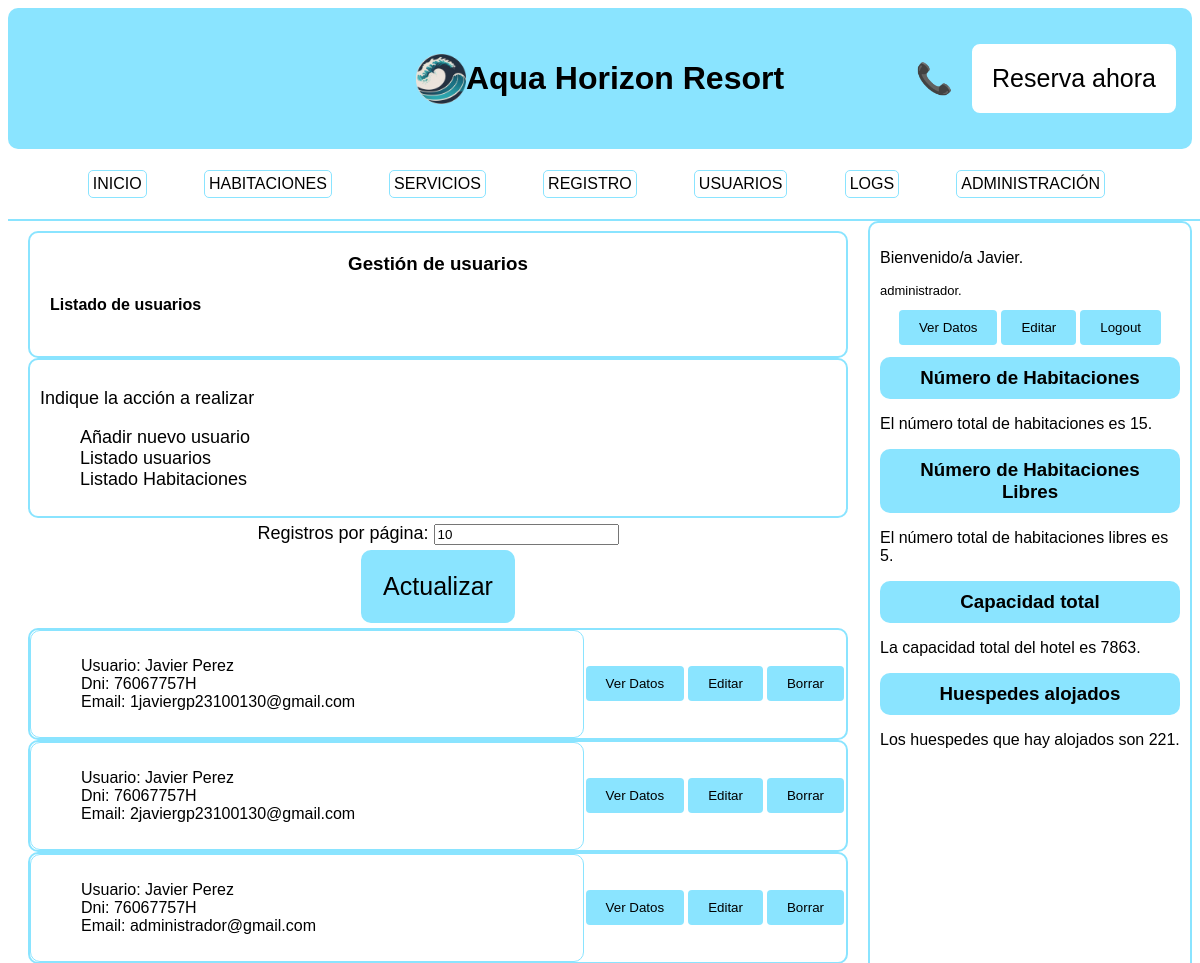
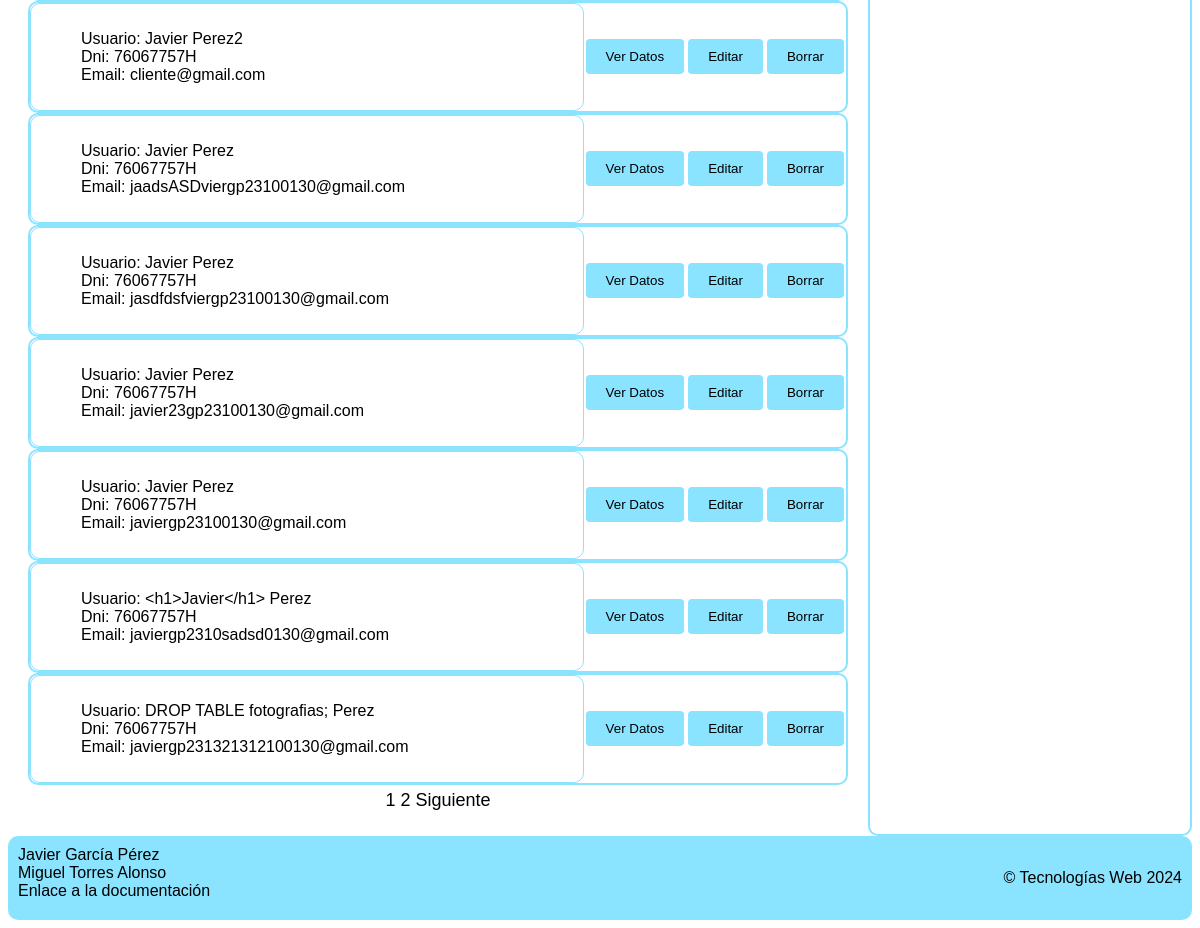
/listado.php (signed in), run on the app's committed database (2 pictures, top to bottom).
### tables this page shows
CREATE TABLE `usuarios` (
  `nombre` varchar(255) DEFAULT NULL,
  `apellidos` varchar(255) DEFAULT NULL,
  `dni` varchar(9) DEFAULT NULL,
  `email` varchar(255) NOT NULL,
  `clave` varchar(255) DEFAULT NULL,
  `tarjeta` varchar(16) NOT NULL,
  `rol` varchar(15) NOT NULL
);

### listado.php (the view, shortened to what this page needs)
<!DOCTYPE html>
<html>
<?php
include ("partials/head-html.php");
?>
<body>
    <?php if (isset($_SESSION["usuario"]["rol"]) && (($_SESSION["usuario"]["rol"] === "administrador") || ($_SESSION["usuario"]["rol"] === "recepcionista"))) { ?>
        <?php include ("partials/db_connection.php"); ?>
        <?php include ("partials/header-nav.php"); ?>
        <div class="contenedor">
            <main>
                <div class='listado'>
                    <h3>Gestión de usuarios</h3>
                    <h4>Listado de usuarios</h4>
                </div>
                <div class='accion-a-realizar'>
                    <p>Indique la acción a realizar</p>
                    <ul>
                        <li><a href="registro.php">Añadir nuevo usuario</a></li>
                        <?php
                        if (isset($_SESSION["usuario"]) && isset($_SESSION["usuario"]["rol"])) {
                            if ($_SESSION["usuario"]["rol"] === "recepcionista") { ?>
                            <?php }
                            if ($_SESSION["usuario"]["rol"] === "recepcionista" || $_SESSION["usuario"]["rol"] === "administrador") { ?>
                                <li><a href="listado.php">Listado usuarios</a></li>
                            <?php }
                            if ($_SESSION["usuario"]["rol"] !== "administrador") { ?>
                            <?php }
                        } ?>
                        <li><a href="listado_hab.php">Listado Habitaciones</a></li>
                    </ul>
                </div>
                <?php
                $registros_pag = isset($_SESSION['registros_pag']) ? $_SESSION['registros_pag'] : 10;
                $total_registros_query = mysqli_query($db, 'SELECT COUNT(*) as total FROM usuarios');
                $total_registros = mysqli_fetch_assoc($total_registros_query)['total'];
                $total_paginas = ceil($total_registros / $registros_pag);
                $pagina_actual = isset($_GET['pagina']) ? $_GET['pagina'] : 1;
                $indice_inicial = ($pagina_actual - 1) * $registros_pag;
                ?>
                <form method="POST" action="" class="registros_pag">
                    <label class="">Registros por página:</label>
                    <input class="" type="number" id="registros_pag" name="registros_pag"
                        value="<?php echo $registros_pag; ?>">
                    <input id="enviar" type="submit" value="Actualizar">
                </form>
                <?php
                if (isset($_SESSION["usuario"]["rol"]) && ($_SESSION["usuario"]["rol"] === "recepcionista")) {
                    $resultado = mysqli_query($db, "SELECT * FROM usuarios WHERE rol = 'cliente' LIMIT $indice_inicial, $registros_pag");
                } elseif (isset($_SESSION["usuario"]["rol"]) && ($_SESSION["usuario"]["rol"] === "administrador")) {
                    $resultado = mysqli_query($db, "SELECT * FROM usuarios LIMIT $indice_inicial, $registros_pag");
                }
                if ($resultado && mysqli_num_rows($resultado) > 0) {
                    while ($fila = mysqli_fetch_assoc($resultado)) { ?>
                        <div class="datos-total">
                            <div class="datos-cada-usuario">
                                <?php
                                echo '<ul>';
                                echo '<li>Usuario: ' . $fila['nombre'] . " " . $fila['apellidos'] . '</li>';
                                echo '<li>Dni: ' . $fila['dni'] . '</li>';
                                echo '<li>Email: ' . $fila['email'] . '</li>';
                                echo '</ul>'; ?>
                            </div>
                            <?php if (isset($_SESSION["usuario"]["rol"]) && (($_SESSION["usuario"]["rol"] === "recepcionista") || ($_SESSION["usuario"]["rol"] === "administrador"))) { ?>
                                <div class="editar-usuario">
                                    <form method="GET" action="datos-usuarios.php">
                                        <input type="submit" value="Ver Datos">
                                    </form>
                                </div>
                            <?php } ?>
                            <div class="editar-usuario">
                                <?php if (isset($_SESSION["usuario"]["rol"]) && (($_SESSION["usuario"]["rol"] === "recepcionista") || ($_SESSION["usuario"]["rol"] === "administrador"))) { ?>
                                    <form method="GET" action="editar-perfil_admin.php">
                                        <input type="submit" value="Editar">
                                    </form>
                                <?php } ?>
                            </div>
                            <div class="editar-usuario">
                                <form method="GET" action="borrar-perfil.php">
                                    <input type="submit" value="Borrar">
                                </form>
                            </div>
                        </div>
                    <?php }
                } else {
                    echo 'No hay registros para mostrar.';
                }
                ?>
                <div class="paginacion">
                    <?php if ($total_paginas > 1): ?>
                        <?php for ($i = 1; $i <= $total_paginas; $i++): ?>
                            <a href="?pagina=<?php echo $i; ?>" <?php echo ($pagina_actual == $i) ? 'class="active"' : ''; ?>><?php echo $i; ?></a>
                        <?php endfor; ?>
                        <?php if ($pagina_actual < $total_paginas): ?>
                            <a href="?pagina=<?php echo ($pagina_actual + 1); ?>">Siguiente</a>
                        <?php endif; ?>
                    <?php endif; ?>
                </div>
            </main>
            <?php
            include ("partials/side-menu.php");
            ?>
        <?php include ("partials/footer.php"); ?>
    <?php } else { ?>
        <h1>No tienes permisos para acceder a esta página.</h1>
    <?php } ?>
</body>
</html>

### data on the page
usuarios: nombre "Javier", apellidos "Perez", dni "76067757H", email "1javiergp23100130@gmail.com"
usuarios: nombre "Javier", apellidos "Perez", dni "76067757H", email "2javiergp23100130@gmail.com"
usuarios: nombre "Javier", apellidos "Perez", dni "76067757H", email "administrador@gmail.com"
usuarios: nombre "Javier", apellidos "Perez2", dni "76067757H", email "cliente@gmail.com"
usuarios: nombre "Javier", apellidos "Perez", dni "76067757H", email "jaadsASDviergp23100130@gmail.com"
usuarios: nombre "Javier", apellidos "Perez", dni "76067757H", email "jasdfdsfviergp23100130@gmail.com"
usuarios: nombre "Javier", apellidos "Perez", dni "76067757H", email "javier23gp23100130@gmail.com"
usuarios: nombre "Javier", apellidos "Perez", dni "76067757H", email "javiergp23100130@gmail.com"
usuarios: nombre "<h1>Javier</h1>", apellidos "Perez", dni "76067757H", email "javiergp2310sadsd0130@gmail.com"
usuarios: nombre "DROP TABLE fotografias;", apellidos "Perez", dni "76067757H", email "javiergp231321312100130@gmail.com"

### other printed values
$_SESSION['usuario']['nombre'] "Javier"
$_SESSION['usuario']['rol'] "administrador"
$total_habitaciones "15"
$total_habitaciones_libres "5"
$capacidad_huespedes "7863"
$capacidad_total "221"
